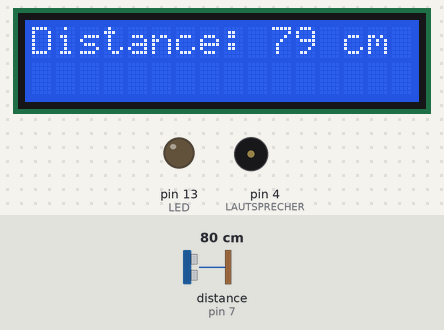
Recording of a sketch running on a simulated Arduino Uno, built with avr-gcc and run on an emulated ATmega328P. On the bench: 16×2 character LCD, output pins drawn as LEDs (lit = HIGH), buzzer (waves = sounding). Wiring (inferred from the names in the program): ultrasonic range finder: trigger pin 6; echo pin 7. Dashed ring = blinking. The inputs (shaded band) are chosen by the test bench; at power-on: distance to the obstacle (sensor on pin 7) 80 cm. The echo pulse lasts 58.3 µs per cm; pins used as bus, display or sensor lines are not drawn.

Above: at 1.2 s.
1.3 s: distance to the obstacle (sensor on pin 7) set to 50 cm
At 2.0 s:
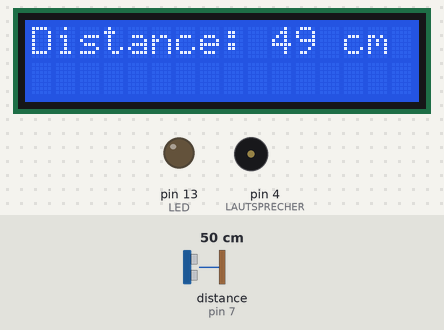
2.9 s: distance to the obstacle (sensor on pin 7) set to 44 cm
At 3.06 s:
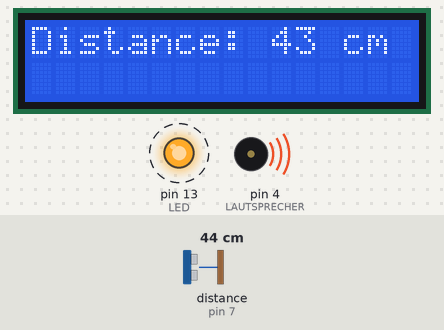
5.4 s: distance to the obstacle (sensor on pin 7) set to 2 cm
At 6.22 s:
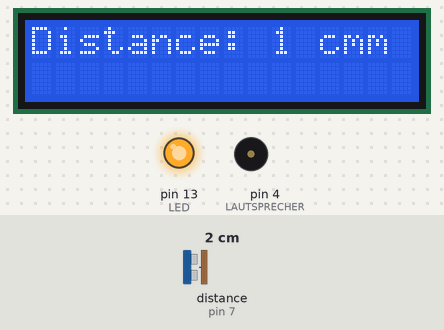
Timing chart, 0 to 13.9 s (numbered marks = the images above; inputs shaded):
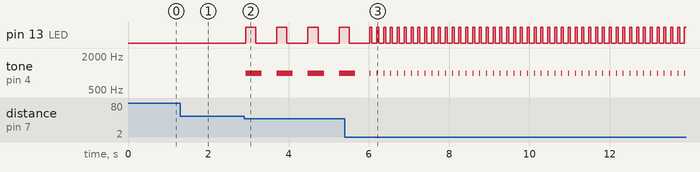

Measured:
- the behaviour switches between 47 and 46 cm on distance to the obstacle (sensor on pin 7) (found by bisection; images 1 and 2)
- after the input at 1.3 s, the display: first differs from a run without the input at once (image 1)
- after the input at 2.9 s, pin 13 (LED): alternates HIGH for 0.25 s and LOW for 0.52 s, starting at once; tone on pin 4 (LAUTSPRECHER): alternates 1000 Hz for 0.40 s and silent for 0.37 s, starting at once; the display: first differs from a run without the input at once (image 2)
- after the input at 5.4 s, the display: changes after 0.63 s (image 3)

The sketch:

demo2_einparkenhilfe.ino
```cpp
/*
  SKETCHING MIT HARDWARE
     DMP - WS 23_24
  - DEMO 2: Einparkenhilfe mini-Projekt
  This project demonstrates how to measure distances
  using a ultrasonic sensor
  Martinez
*/
#include<Wire.h>
#include <LCD.h>
#include<LiquidCrystal_I2C.h>

LiquidCrystal_I2C lcd(0x27, 2, 1, 0, 4, 5, 6, 7, 3, POSITIVE);
# define LAUTSPRECHER 4
# define LED 13
# define SENDEN 6
# define ECHO 7

void setup()
{
  lcd.begin(16,2); // Initializes the interface to the LCD screen
  lcd.backlight();
  pinMode(SENDEN, OUTPUT);
  pinMode(ECHO, INPUT);
  pinMode(LAUTSPRECHER, OUTPUT);
  pinMode(LED, OUTPUT);
}

void loop()
{
  // Funktion aufrufen
  long Entfernung = EntfernungMessen();
  // Messfehler ausschließen
   lcd.setCursor(0,0);
  lcd.print("Distance: ");
  lcd.print(Entfernung);
  lcd.print(" cm");

  // Draws bargraph on the second line of the LCD
  lcd.setCursor(0,1);

  if (Entfernung < 100)
  {
    switch (Entfernung)
    {
      case 23 ... 45:
        tone(LAUTSPRECHER, 1000, 400);
        digitalWrite(LED, HIGH);
        delay(250);
        digitalWrite(LED, LOW);
        delay(500);
        break;
      case 11 ... 22:
        tone(LAUTSPRECHER, 1000, 200);
        digitalWrite(LED, HIGH);
        delay(10);
        digitalWrite(LED, LOW);
        delay(200);
        break;
      case 1 ... 10:
        tone(LAUTSPRECHER, 1000, 20);
        digitalWrite(LED, HIGH);
        delay(50);
        digitalWrite(LED, LOW);
        delay(100);
        break;
    }
  }
}
int EntfernungMessen()
{
  long Entfernung = 0;

  // Sender kurz ausschalten um Störungen des Signal zu vermeiden
  digitalWrite(SENDEN, LOW);
  delay(5);
  // Signal senden
  digitalWrite(SENDEN, HIGH);
  delayMicroseconds(10);
  digitalWrite(SENDEN, LOW);
  // pulseIn -> Zeit messen, bis das Signal zurückkommt
  long Zeit = pulseIn(ECHO, HIGH);
  // Entfernung in cm berechnen
  Entfernung = (Zeit / 2) * 0.03432;
  return Entfernung;
}
```
